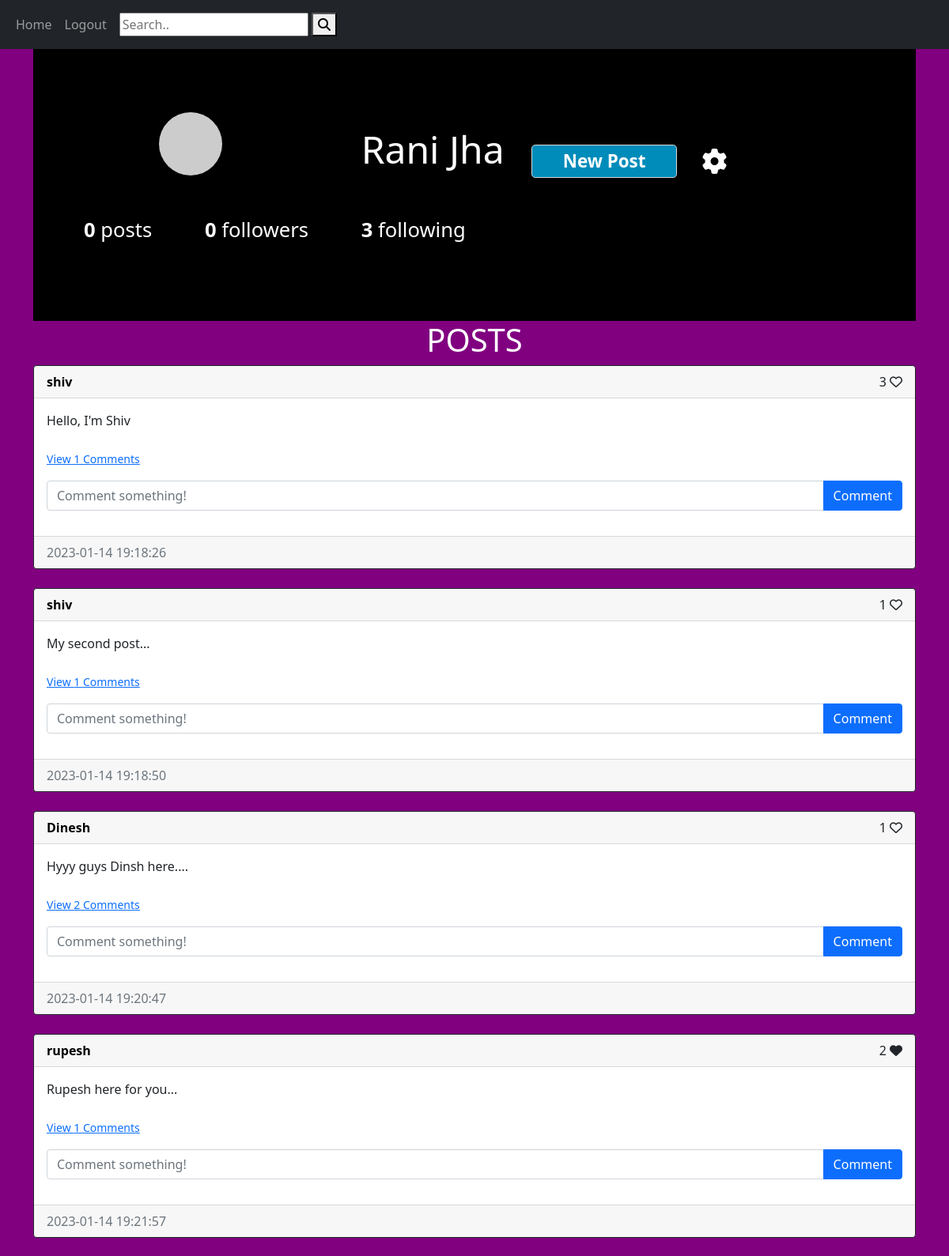
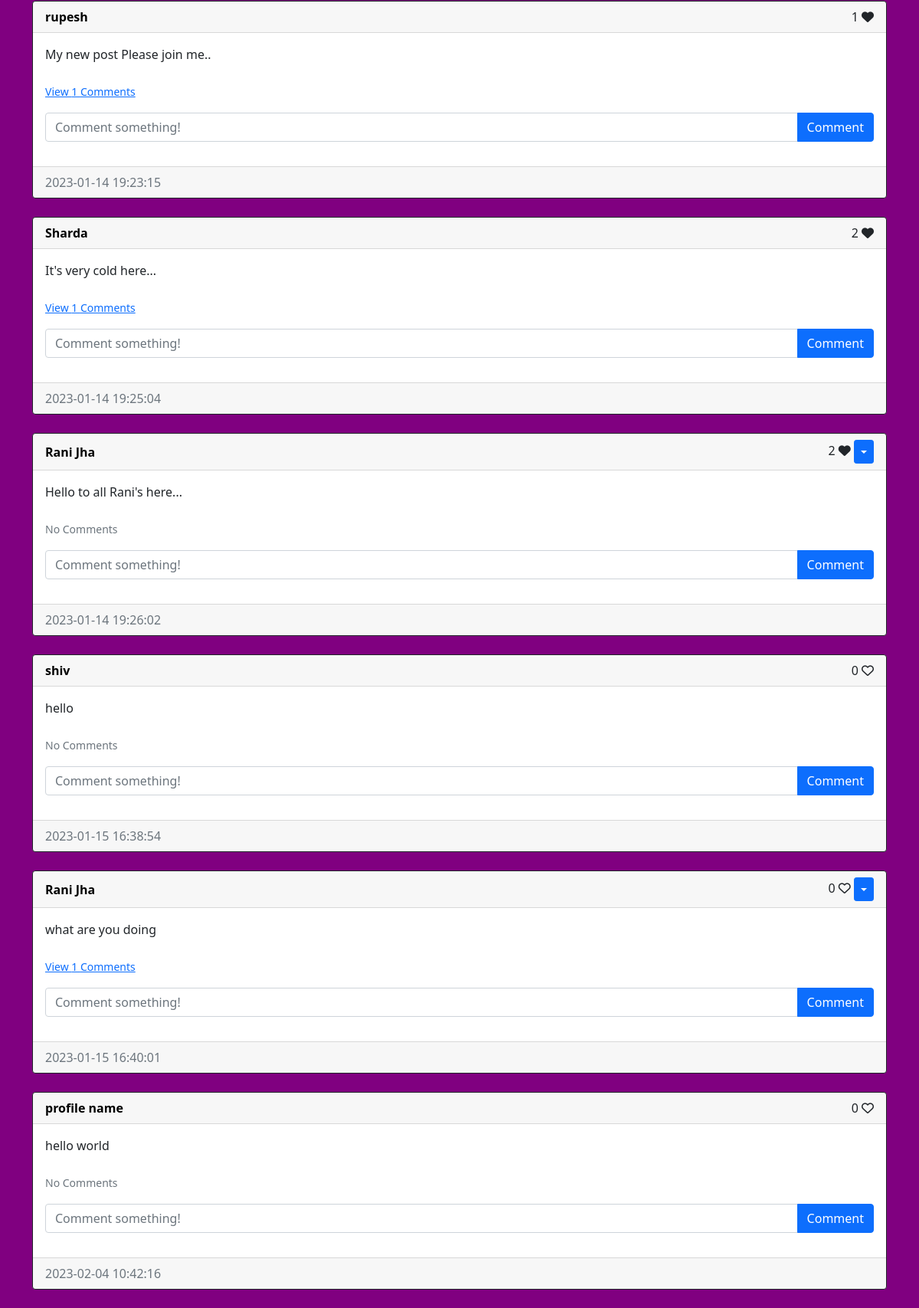
Page /home (signed in) on the committed database (2 pictures, top to bottom).
### website/models.py (models this page shows, shortened)
class User(db.Model, UserMixin):
    id = db.Column(db.Integer, primary_key=True)
    email = db.Column(db.String(150), index=True, unique=True)
    username = db.Column(db.String(150), index=True, unique=True)
    password = db.Column(db.String(150))
    date_created = db.Column(db.DateTime(timezone=True), default=func.now())
    posts = db.relationship('Post', backref='user', passive_deletes=True)
    comments = db.relationship('Comment', backref='user', passive_deletes=True)
    likes = db.relationship('Like', backref='user', passive_deletes=True)
    followed = db.relationship(
        'User', secondary=followers,
        primaryjoin=(followers.c.follower_id == id),
        secondaryjoin=(followers.c.followed_id == id),
        backref=db.backref('followers', lazy='dynamic'), lazy='dynamic',passive_deletes=True)
    def avatar(self, size):
        digest = md5(self.email.lower().encode('utf-8')).hexdigest()
        return 'https://www.gravatar.com/avatar/{}?d=identicon&s={}'.format(digest, size)
    def is_following(self, user):
        return self.followed.filter( followers.c.followed_id == user.id).count() > 0

class Post(db.Model):
    id = db.Column(db.Integer, primary_key=True)
    text = db.Column(db.Text, nullable=False)
    date_created = db.Column(db.DateTime(timezone=True), default=func.now())
    author = db.Column(db.Integer, db.ForeignKey(
        'user.id', ondelete="CASCADE"), nullable=False)
    comments = db.relationship('Comment', backref='post', passive_deletes=True)
    likes = db.relationship('Like', backref='post', passive_deletes=True)

### website/views.py (the view)
@views.route("/")
@views.route("/home")
@login_required
def home():
    email = request.form.get('email')
    users = User.query.all()
    user = User.query.filter_by(email=email).first()
    my_post = Post.query.filter_by(user=user).all()
    count = len(my_post)
    all_posts = Post.query.all()
    return render_template('home.html', count=count, user=current_user, posts=all_posts, users=users)

### website/__init__.py (called while the page is built)
def create_app():
    app = Flask(__name__)
    app.config['SECRET_KEY'] = "helloworld"
    app.config['SQLALCHEMY_DATABASE_URI'] = f'sqlite:///{DB_NAME}'
    db.init_app(app)
    from .views import views
    from .auth import auth
    app.register_blueprint(views, url_prefix="/")
    app.register_blueprint(auth, url_prefix="/")
    from .models import User, Post, Comment, Like
    with app.app_context():
        db.create_all()
    login_manager = LoginManager()
    login_manager.login_view = "auth.login"
    login_manager.init_app(app)
    @login_manager.user_loader
    def load_user(id):
        return User.query.get(int(id))
    return app

### website/templates/home.html
{% extends "base.html" %}{%block content%}
{% include 'profile_all.html' %}
{% include 'all_posts.html'%}
{%endblock%}

### website/templates/profile_all.html (shortened to what this page needs)
{% block content %}
<header style="font-size: 10px;">
<div class="container" style="max-width: 93.5rem;
margin: 0 auto;
background-color:black;
padding: 0 2rem;">
	<div class="profile" style="padding: 5rem 0;">
		<div class="profile-image" style="float: left;
											 width: calc(33.333% - 1rem);
											 display: flex;
											 justify-content: center;
											 align-items: center;
											 margin-right: 3rem;">
			<img src="{{ user.avatar(150) }}" alt="" style="border-radius: 50%;">
		</div>
		<div class="profile-user-settings" style="margin-top: 1.1rem;">
				<h1 class="profile-user-name" style="display: inline-block;
												 font-size: 3rem;
												 font-weight: 300;"><a style="color:white; text-decoration:none;" href="/profile/{{user.username}}"><b>{{user.username}}</b></a></h1>
				{% if  current_user.is_following(user) and user.username != current_user.username %}
												 <button class="btn profile-edit-btn" style="font-weight: 600; font-size: 1.4rem;
													 line-height: 1.8;
													 border: 0.1rem solid #dbdbdb;
													 border-radius: 0.3rem;
													 padding: 0 2.4rem;
													 background-color: #008CBA;
													 margin-left: 2rem;"><a style="color:white; text-decoration:none;" href="{{url_for('views.unfollow', username=user.username)}}" class='unfollow'>Unfollow</a></button>
				{% else %}
						<button class="btn profile-edit-btn" data-toggle="modal" data-target="#exampleModal" style="font-weight: 600; font-size: 1.4rem;
							line-height: 1.8;
							border: 0.1rem solid #dbdbdb;
							border-radius: 0.3rem;
							padding: 0 2.4rem;
							background-color: #008CBA;
							margin-left: 2rem;"> <a style="color:white; text-decoration:none;" href="{{url_for('views.create_post')}}" class='unfollow'>New Post</a></button>
							<button class="btn profile-settings-btn" aria-label="profile settings"style="font-size: 2rem;margin-left: 1rem;"><a style="color:white;" href="{{url_for('views.profile_update')}}"><i class="fas fa-cog" aria-hidden="true"></i></a></button>
				{%endif%}
		</div>
		<div class="profile-stats" style="margin-top: 2.3rem;">
			<ul>
				<li style="display: inline-block;font-size: 1.6rem;line-height: 1.5;margin-right: 4rem;cursor:pointer;"><a style="text-decoration:none; color:white;" href="/posts/{{user.username}}"><span class="profile-stat-count" style="font-weight: 600;" >{{count}}</span> posts</a></li>
				<li style="display: inline-block;font-size: 1.6rem;line-height: 1.5;margin-right: 4rem;cursor:pointer; color:white;"><span class="profile-stat-count" style="font-weight: 600;  color:white;" id='followers_count'>{{user.followers.count()}}</span> followers</li>
				<li style="margin-right: 0;display: inline-block;font-size: 1.6rem;line-height: 1.5;margin-right: 4rem;cursor:pointer; color:white;"><span class="profile-stat-count" style="font-weight: 600;  color:white;">{{user.followed.count()}}</span> following </li>
			</ul>
		</div>
	</div>
</div>
</header>
{% endblock %}

### website/templates/all_posts.html (shortened to what this page needs)
{% if posts %}
<h1 align="center" style="color:white;">{% block header %}POSTS{% endblock %}</h1>
<div id="posts">
  {% for post in posts %}
  <div class="card border-dark">
    <div class="card-header d-flex justify-content-between align-items-center">
      <b><a  style="color:black; text-decoration:none;" href="/profile/{{post.user.username}}">{{post.user.username}}</a></b>
      <div>
        <span id="likes-count-{{post.id}}">
          {{ post.likes|length }}</span>
          {% if user.id in post.likes|map(attribute="author")|list %}
          <i
            class="fas fa-heart"
            id="like-button-{{post.id}}"
            onclick="like({{post.id}})"
          ></i>
          {% else %}
          <i
            class="far fa-heart"
            id="like-button-{{post.id}}"
            onclick="like({{post.id}})"
          ></i>
          {% endif %}
        {% if user.id == post.author %}
        <div class="btn-group">
          <button
            type="button"
            class="btn btn-sm btn-primary dropdown-toggle"
            data-bs-toggle="dropdown"
          ></button>
        </div>
        {% endif %}
      </div>
    </div>
    <div class="card-body">
      <div class="card-text">{{post.text}}</div>
      <br />
      <p class="card-text">
        {% if post.comments|length > 0 %}
        <a data-bs-toggle="collapse" href="#comments-{{post.id}}" role="button">
          <small>View {{post.comments|length}} Comments</small>
        </a>
        {% else %}
        <small class="text-muted">No Comments</small>
        {% endif %}
      </p>
      <form
        class="input-group mb-3"
        method="POST"
        action="/create-comment/{{post.id}}"
      >
        <input
          type="text"
          id="text"
          name="text"
          class="form-control"
          placeholder="Comment something!"
        />
        <button type="submit" class="btn btn-primary">Comment</button>
      </form>
    </div>
    <div class="card-footer text-muted">{{post.date_created}}</div>
  </div>
  <br/ > {% endfor %}
</div>
{% endif%}

### rows in the picture
User: username "Rani Jha"
Post: user.username "shiv", likes|length "3", text "Hello, I'm Shiv", comments|length "1", date_created "2023-01-14 19:18:26"
Post: user.username "shiv", likes|length "1", text "My second post...", comments|length "1", date_created "2023-01-14 19:18:50"
Post: user.username "Dinesh", likes|length "1", text "Hyyy guys Dinsh here....", comments|length "2", date_created "2023-01-14 19:20:47"
Post: user.username "rupesh", likes|length "2", text "Rupesh here for you...", comments|length "1", date_created "2023-01-14 19:21:57"
Post: user.username "rupesh", likes|length "1", text "My new post Please join me..", comments|length "1", date_created "2023-01-14 19:23:15"
Post: user.username "Sharda", likes|length "2", text "It's very cold here...", comments|length "1", date_created "2023-01-14 19:25:04"
Post: user.username "Rani Jha", likes|length "2", text "Hello to all Rani's here...", shows "No Comments", date_created "2023-01-14 19:26:02"
Post: user.username "shiv", likes|length "0", text "hello", shows "No Comments", date_created "2023-01-15 16:38:54"
Post: user.username "Rani Jha", likes|length "0", text "what are you doing", comments|length "1", date_created "2023-01-15 16:40:01"
Post: user.username "profile name", likes|length "0", text "hello world", shows "No Comments", date_created "2023-02-04 10:42:16"

### other values in the picture
{{ count }} "0"
{{ user.followers.count() }} "0"
{{ user.followed.count() }} "3"
